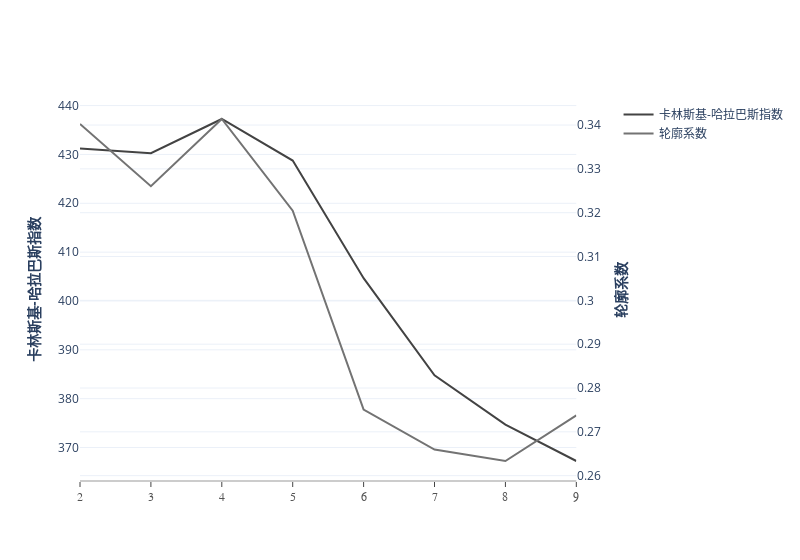

The notebook cell this image was saved under:
### Markdown cell above
## K-means++聚类

### Code cell
#获得居民最佳聚类数
df_resident = df_cluster[df_cluster.id == 0]
df_score_resi = utils.GetKmeansClusterNumDf(df_resident,['Dur','data_count','active_moment','moving_dis','middle_moment'])
myplot.Double_Axes_Line(df_score_resi,"n_clusters","calinski","silhouette","聚类数","卡林斯基-哈拉巴斯指数","轮廓系数")

### Figure 1 — Plotly figure (JSON) as saved in the notebook; plotly's stock layout.template omitted (floating-point values rounded to 4 significant figures)
{"data": [{"line": {"color": "rgb(67,67,67)", "width": 2}, "mode": "lines", "name": "卡林斯基-哈拉巴斯指数", "type": "scatter", "x": [2, 3, 4, 5, 6, 7, 8, 9], "xaxis": "x", "y": [431.2, 430.3, 437.3, 428.7, 404.7, 384.8, 374.7, 367.2], "yaxis": "y"}, {"line": {"color": "rgb(115,115,115)", "width": 2}, "mode": "lines", "name": "轮廓系数", "type": "scatter", "x": [2, 3, 4, 5, 6, 7, 8, 9], "xaxis": "x", "y": [0.3402, 0.326, 0.3414, 0.3205, 0.2751, 0.266, 0.2633, 0.2738], "yaxis": "y2"}], "layout": {"width": 800, "xaxis": {"anchor": "y", "domain": [0, 0.94], "linecolor": "rgb(204, 204, 204)", "linewidth": 2, "showgrid": false, "showline": true, "showticklabels": true, "tickfont": {"color": "rgb(82, 82, 82)", "family": "Arial", "size": 12}, "ticks": "outside"}, "yaxis": {"anchor": "x", "domain": [0, 1], "title": {"text": "<b>卡林斯基-哈拉巴斯指数</b> "}}, "yaxis2": {"anchor": "x", "overlaying": "y", "side": "right", "title": {"text": "<b>轮廓系数</b>"}}}}
